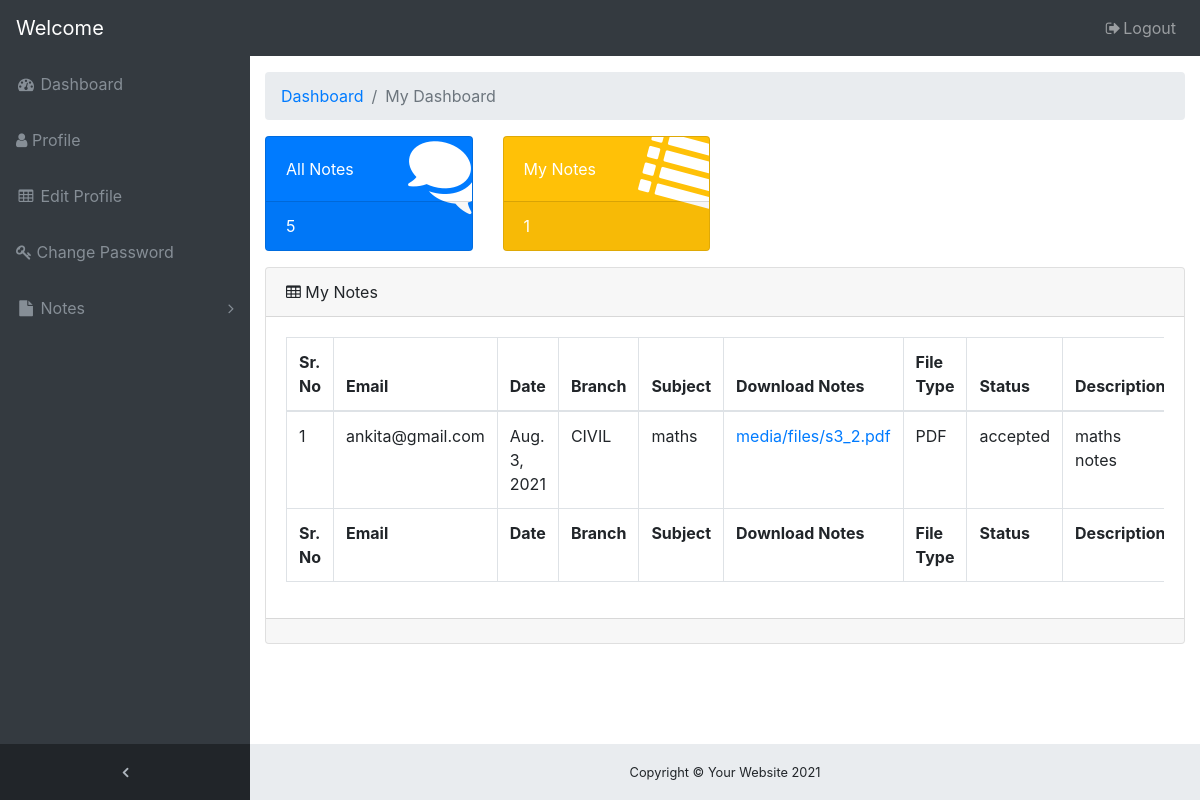
Screenshot of /notes/viewmynotes/23/ with the database file from the repository.
### onlinenotes/models.py (models this page shows, shortened)
class notes(models.Model):
    user = models.ForeignKey(User,on_delete=models.CASCADE)
    branch = models.CharField(max_length=30)
    uploadingnotes = models.FileField(upload_to='media/files/')
    date = models.DateField()
    filetype = models.CharField(max_length=30)
    status = models.CharField(max_length=30)
    subject = models.CharField(max_length=30)
    description = models.CharField(max_length=100)

### onlinenotes/views.py (the view)
# urls.py: path('viewmynotes/<int:id>/', views.viewmynotes, name='viewmynotes'),
def viewmynotes(request,id):
    allnote = notes.objects.all().filter(status="accepted")
    cnt = allnote.count()
    user = User.objects.get(id=id)
    mynote = notes.objects.all().filter(user=user)
    cnt1 = mynote.count()
    return render(request,'onlinenotes/viewmynotes.html',{'allnote':allnote,'cnt':cnt,'cnt1':cnt1,'mynote':mynote})

### onlinenotes/templates/onlinenotes/viewmynotes.html (shortened to what this page needs)
<!DOCTYPE html>
{% load static %}
<html lang="en">
<head>
    <link rel="stylesheet" href="https://stackpath.bootstrapcdn.com/bootstrap/4.5.2/css/bootstrap.min.css">
    <link href="//netdna.bootstrapcdn.com/bootstrap/3.0.0/css/bootstrap-glyphicons.css" rel="stylesheet">
    <link rel="stylesheet" href="https://cdnjs.cloudflare.com/ajax/libs/font-awesome/4.7.0/css/font-awesome.min.css">
    <link rel="stylesheet" href="https://cdn.jsdelivr.net/npm/@fortawesome/fontawesome-free@5.15.3/css/fontawesome.min.css">
    <link rel="stylesheet" href="{% static 'css/admindash.css' %}">
</head>
<body class="fixed-nav sticky-footer bg-dark" id="page-top">
    <nav class="navbar navbar-expand-lg navbar-dark bg-dark fixed-top" id="mainNav">
      <a class="navbar-brand" href="{% url 'profile' user.id %}">Welcome {{user.username}}</a>
      <div class="collapse navbar-collapse" id="navbarResponsive">
        <ul class="navbar-nav navbar-sidenav" id="exampleAccordion">
          <li class="nav-item" data-toggle="tooltip" data-placement="right" title="Dashboard">
            <a class="nav-link" href="{% url 'studashboard' user.id %}">
              <i class="fa fa-fw fa-dashboard"></i>
              <span class="nav-link-text">Dashboard</span>
            </a>
          </li>
          <li class="nav-item" data-toggle="tooltip" data-placement="right" title="Charts">
            <a class="nav-link" href="{% url 'profile' user.id %}">
              <i class="fa fa-user" aria-hidden="true"></i>
              <span class="nav-link-text"> Profile</span>
            </a>
          </li>
          <li class="nav-item" data-toggle="tooltip" data-placement="right" title="Tables">
            <a class="nav-link" href="{% url 'stueditprofile' user.id %}">
              <i class="fa fa-fw fa-table"></i>
              <span class="nav-link-text">Edit Profile</span>
            </a>
          </li>
          <li class="nav-item" data-toggle="tooltip" data-placement="right" title="Components">
            <a href="{% url 'changepass' user.id %}" class="nav-link">
              <i class="fa fa-key" aria-hidden="true"></i>
              <span class="nav-link-text">Change Password</span>
            </a>
          </li>
          <li class="nav-item" data-toggle="tooltip" data-placement="right" title="Example Pages">
            <a class="nav-link nav-link-collapse collapsed" data-toggle="collapse" href="#collapseExamplePages" data-parent="#exampleAccordion">
              <i class="fa fa-fw fa-file"></i>
              <span class="nav-link-text">Notes</span>
            </a>
          </li>
        </ul>
        <ul class="navbar-nav sidenav-toggler">
          <li class="nav-item">
            <a class="nav-link text-center" id="sidenavToggler">
              <i class="fa fa-fw fa-angle-left"></i>
            </a>
          </li>
        </ul>
        <ul class="navbar-nav ml-auto">
          <li class="nav-item">
            <a class="nav-link" href="{% url 'logout' %}" data-toggle="modal" data-target="#exampleModal">
              <i class="fa fa-fw fa-sign-out"></i>Logout</a>
          </li>
        </ul>
      </div>
    </nav>
    <div class="content-wrapper">
      <div class="container-fluid">
        <ol class="breadcrumb">
          <li class="breadcrumb-item">
            <a href="#">Dashboard</a>
          </li>
          <li class="breadcrumb-item active">My Dashboard</li>
        </ol>
        <div class="row">
          <div class="col-xl-3 col-sm-6 mb-3">
            <div class="card text-white bg-primary o-hidden h-100">
              <div class="card-body">
                <div class="card-body-icon">
                  <i class="fa fa-fw fa-comments"></i>
                </div>
                <div class="mr-5">All Notes</div>
              </div>
              <a class="card-footer text-white clearfix large z-1" href="{% url 'viewallnotes' user.id %}">
                <span class="float-left">{{cnt}}</span>
              </a>
            </div>
          </div>
          <div class="col-xl-3 col-sm-6 mb-3">
            <div class="card text-white bg-warning o-hidden h-100">
              <div class="card-body">
                <div class="card-body-icon">
                  <i class="fa fa-fw fa-list"></i>
                </div>
                <div class="mr-5">My Notes</div>
              </div>
              <a class="card-footer text-white clearfix large z-1" href="{% url 'viewmynotes' user.id %}">
                <span class="float-left">{{cnt1}}</span>
              </a>
            </div>
          </div>
        </div>
        <div class="card mb-3">
          <div class="card-header">
            <i class="fa fa-table"></i> My Notes</div>
          <div class="card-body">
            <div class="table-responsive">
              <table class="table table-bordered" id="dataTable" width="100%" cellspacing="0">
                <thead>
                    <tr>
                      <th>Sr. No</th>
                      <th>Email</th>
                      <th>Date</th>
                      <th>Branch</th>
                      <th>Subject</th>
                      <th>Download Notes</th>
                      <th>File Type</th>
                      <th>Status</th>
                      <th>Description</th>
                    </tr>
                  </thead>
                  <tfoot>
                    <tr>
                      <th>Sr. No</th>
                      <th>Email</th>
                      <th>Date</th>
                      <th>Branch</th>
                      <th>Subject</th>
                      <th>Download Notes</th>
                      <th>File Type</th>
                      <th>Status</th>
                      <th>Description</th>
                    </tr>
                  </tfoot>
                  <tbody>
                    {% for i in mynote %}
                      <tr>
                        <td>{{forloop.counter}}</td>
                        <td>{{i.user.email}}</td>
                        <td>{{i.date}}</td>
                        <td>{{i.branch}}</td>
                        <td>{{i.subject}}</td>
                        <td><a href="{{ i.uploadingnotes.url }}">{{ i.uploadingnotes }}</a></td>
                        <td>{{i.filetype}}</td>
                        <td>{{i.status}}</td>
                        <td>{{i.description}}</td>
                      </tr>
                    {% endfor %}
              </table>
            </div>
          </div>
          <div class="card-footer small text-muted"></div>
        </div>
      </div>
      <footer class="sticky-footer">
        <div class="container">
          <div class="text-center">
            <small>Copyright © Your Website 2021</small>
          </div>
        </div>
      </footer>
    </div>
  </body>
</html>

### onlinenotes/static/css/admindash.css (style rules this page uses)
html { position: relative; min-height: 100%; }
body { overflow-x: hidden; }
body.sticky-footer { margin-bottom: 56px; }
body.sticky-footer .content-wrapper { min-height: calc(100vh - 56px - 56px); }
body.fixed-nav { padding-top: 56px; }
.content-wrapper { min-height: calc(100vh - 56px); padding-top: 1rem; }
.o-hidden { overflow: hidden !important; }
.z-1 { z-index: 1; }
#mainNav .navbar-collapse { overflow: auto; max-height: 75vh; }
#mainNav .navbar-collapse .navbar-nav .nav-item .nav-link { cursor: pointer; }
#mainNav .navbar-collapse .navbar-sidenav .nav-link-collapse:after { float: right; content: '\f107'; font-family: 'FontAwesome'; }
#mainNav .navbar-collapse .navbar-sidenav .nav-link-collapse.collapsed:after { content: '\f105'; }
#mainNav .navbar-collapse .sidenav-toggler { display: none; }
@media (min-width: 992px) { #mainNav .navbar-brand { width: 250px; } }
@media (min-width: 992px) { #mainNav .navbar-collapse { overflow: visible; max-height: none; } }
@media (min-width: 992px) { #mainNav .navbar-collapse .navbar-sidenav { position: absolute; top: 0; left: 0; -webkit-flex-direction: column; -ms-flex-direction: column; flex-direction: column; margin-top: 56px; } }
@media (min-width: 992px) { #mainNav .navbar-collapse .navbar-sidenav > .nav-item { width: 250px; padding: 0; } }
@media (min-width: 992px) { #mainNav .navbar-collapse .navbar-sidenav > .nav-item > .nav-link { padding: 1em; } }
#mainNav.fixed-top .sidenav-toggler { display: none; }
@media (min-width: 992px) { #mainNav.fixed-top .navbar-sidenav { height: calc(100vh - 112px); } }
@media (min-width: 992px) { #mainNav.fixed-top .sidenav-toggler { position: absolute; top: 0; left: 0; display: flex; -webkit-flex-direction: column; -ms-flex-direction: column; flex-direction: column; margin-top: calc(100vh - 56px); } }
@media (min-width: 992px) { #mainNav.fixed-top .sidenav-toggler > .nav-item { width: 250px; padding: 0; } }
@media (min-width: 992px) { #mainNav.fixed-top .sidenav-toggler > .nav-item > .nav-link { padding: 1em; } }
#mainNav.fixed-top.navbar-dark .sidenav-toggler { background-color: #212529; }
#mainNav.fixed-top.navbar-dark .sidenav-toggler a i { color: #adb5bd; }
.content-wrapper { overflow-x: hidden; background: white; }
@media (min-width: 992px) { .content-wrapper { margin-left: 250px; } }
#sidenavToggler i { font-weight: 800; }
#mainNav.navbar-dark .navbar-collapse .navbar-sidenav .nav-link-collapse:after { color: #868e96; }
#mainNav.navbar-dark .navbar-collapse .navbar-sidenav > .nav-item > .nav-link { color: #868e96; }
@media (min-width: 992px) { #mainNav.navbar-dark .navbar-collapse .navbar-sidenav { background: #343a40; } }
.card-body-icon { position: absolute; z-index: 0; top: -25px; right: -25px; font-size: 5rem; -webkit-transform: rotate(15deg); -ms-transform: rotate(15deg); transform: rotate(15deg); }
footer.sticky-footer { position: absolute; right: 0; bottom: 0; width: 100%; height: 56px; background-color: #e9ecef; line-height: 55px; }
@media (min-width: 992px) { footer.sticky-footer { width: calc(100% - 250px); } }

### rows the page displays
notes: user.email "ankita@gmail.com", date "Aug. 3, 2021", branch "CIVIL", subject "maths", uploadingnotes "media/files/s3_2.pdf", filetype "PDF", status "accepted", description "maths notes"

### other values shown
{{ cnt }} "5"
{{ cnt1 }} "1"
